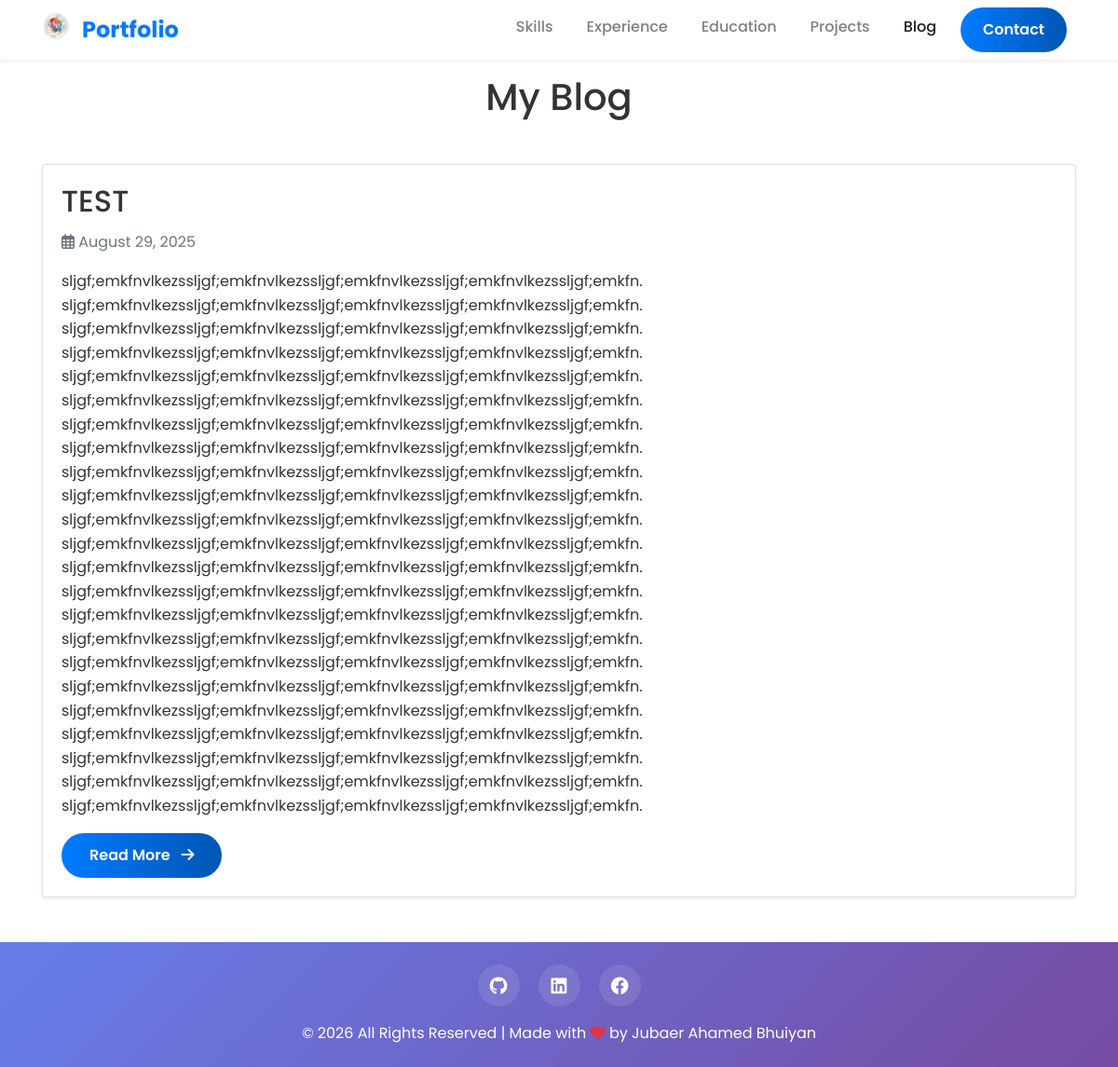
Page /blog/ on the earlier database version.
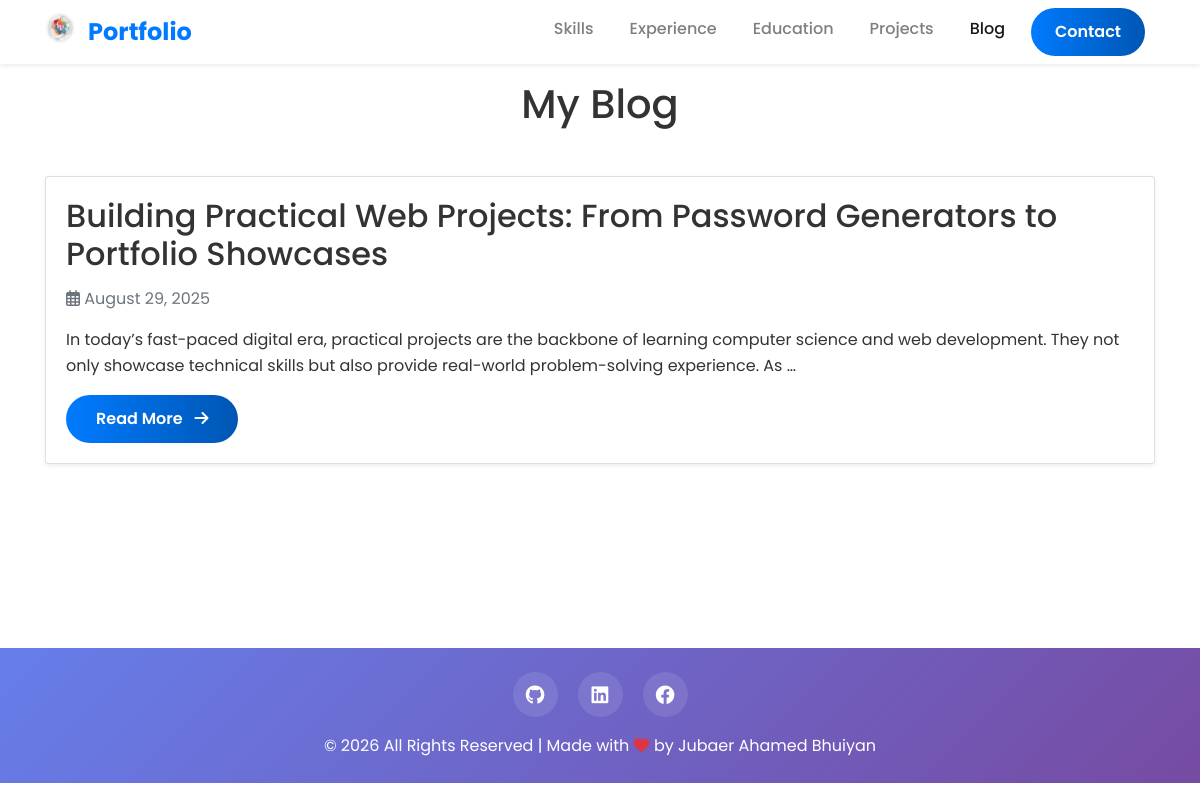
Same page on the later database version.
### blog/models.py (models this page shows, shortened)
class Blog(models.Model):
    title = models.CharField(max_length=200)
    content = models.TextField()
    published_date = models.DateField()

### blog/views.py (the view)
# urls.py: path('', views.allBlogs, name='allBlogs'),
def allBlogs(request):
    Blogs = Blog.objects.order_by('-published_date')
    return render(request, 'blog/allBlogs.html', {'blogs': Blogs})

### blog/templates/blog/allBlogs.html
{% extends "blog/base_blog.html" %}
{% load static %}
{% block content %}
<h1 class="text-center mb-5">My Blog</h1>
{% for blog in blogs %}
<div class="card mb-4 shadow-sm">
    <div class="card-body">
        <h2 class="card-title">{{ blog.title }}</h2>
        <p class="text-muted">
            <i class="far fa-calendar-alt"></i> {{ blog.published_date|date:"F d, Y" }}
        </p>
        <p class="card-text">{{ blog.content|truncatewords:30 }}</p>
        <a href="{% url 'blog:detail' blog.id %}" class="btn btn-primary">
            Read More <i class="fas fa-arrow-right ml-2"></i>
        </a>
    </div>
</div>
{% endfor %}
{% endblock %}

Differences in the rows shown:
changed Blog: title "TEST" → "Building Practical Web Projects: From Password Generators to Portfolio Showcases"; content "sljgf;emkfnvlkezssljgf;emkfnvlkezssljgf;emkfnvlkezssljgf;emkfnvlkezssljgf;emkfn. sljgf;emkfnvlkezssljgf;emkfnvlkezssljgf;emkfnvlkezssljgf;emkfnvlkezssljgf;emkfn. sljgf;emkfnvlkezssljgf;emkfnvlkezssljgf;emkfnvlkezssljgf;emkfnvlkezssljgf;emkfn. sljgf;emkfnvlkezssljgf;emkfnvlkezssljgf;emkfnvlkezssljgf;emkfnvlkezssljgf;emkfn. sljgf;emkfnvlkezssljgf;emkfnvlkezssljgf;emkfnvlkezssljgf;emkfnvlkezssljgf;emkfn. sljgf;emkfnvlkezssljgf;emkfnvlkezssljgf;emkfnvlkezssljgf;emkfnvlkezssljgf;emkfn. sljgf;emkfnvlkezssljgf;emkfnvlkezssljgf;emkfnvlkezssljgf;emkfnvlkezssljgf;emkfn. sljgf;emkfnvlkezssljgf;emkfnvlkezssljgf;emkfnvlkezssljgf;emkfnvlkezssljgf;emkfn.…" → "In today’s fast-paced digital era, practical projects are the backbone of learning computer science and web development. They not only showcase technical skills but also provide real-world problem-solving experience. As …"
